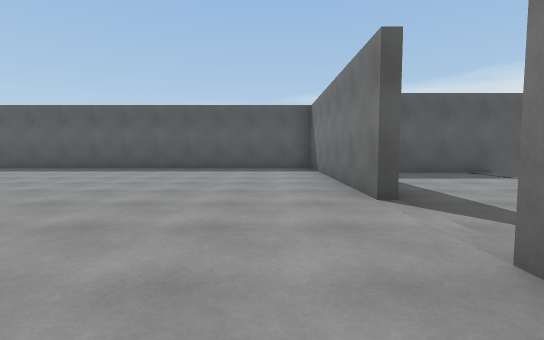
View 1 (above)

16 first-person views from a walk through a scene from a Unity 3-D project. The camera is 1.2 m above the floor, tilts 4° down and sees 85° across. The floor is counted in squares, 2 m on a side. Each view is taken from the middle of a square. On the plan, view 1 faces up. The plan holds only what a view shows up to about 9 squares ahead; the rest is blank. The place goes on beyond the plan. Some animated figures are left out.

View 2
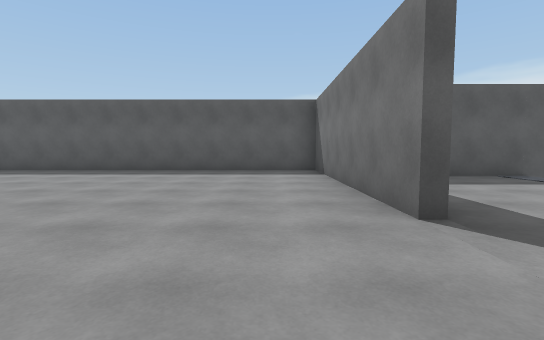

View 3
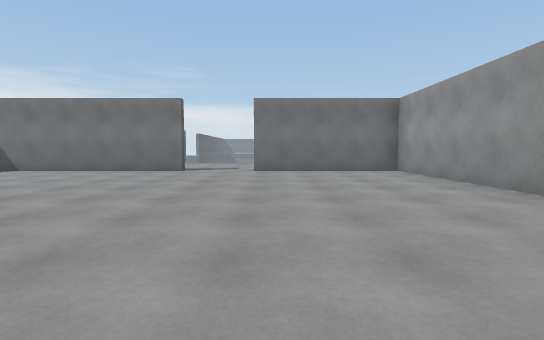

View 4
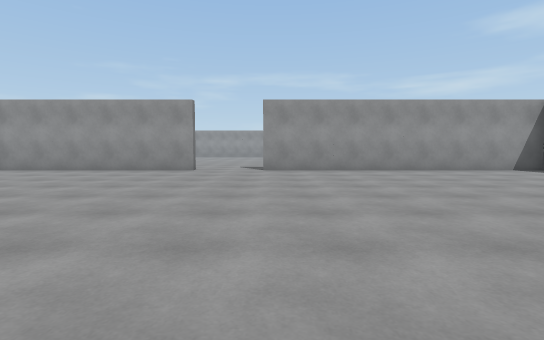

View 5
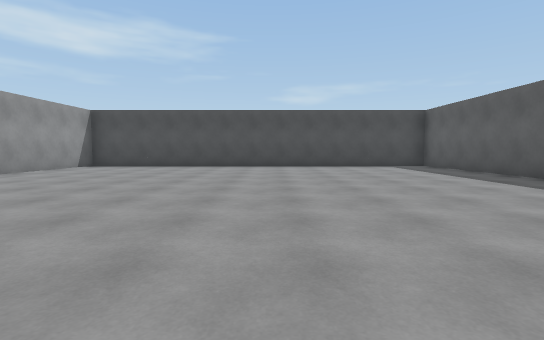

View 6
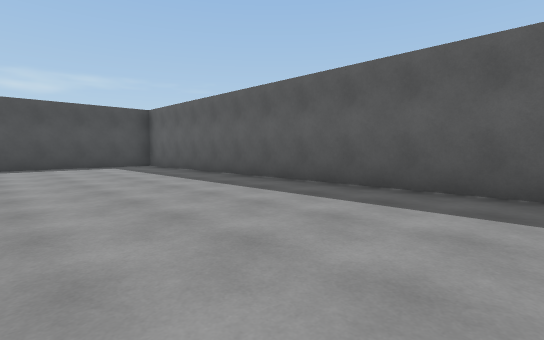

View 7
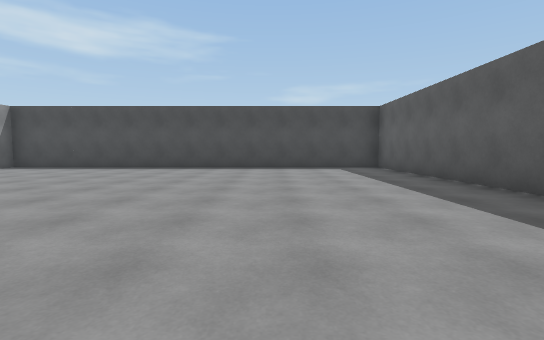

View 8
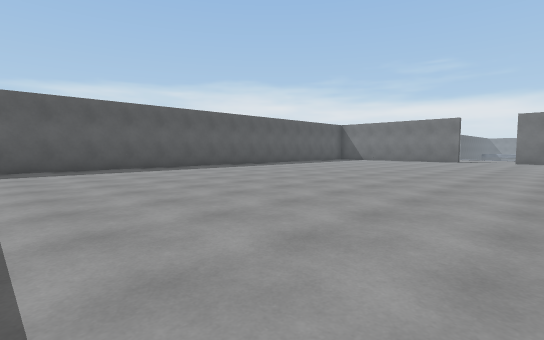

View 9
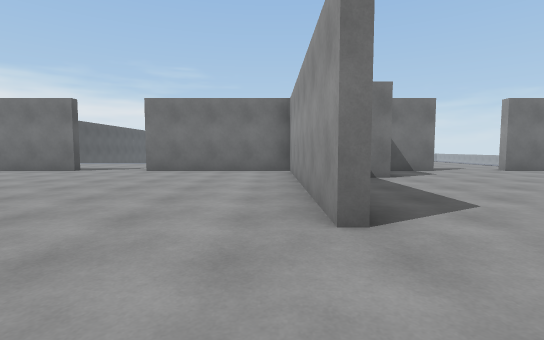

View 10
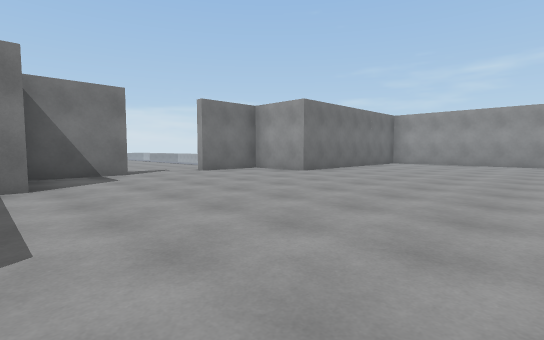

View 11
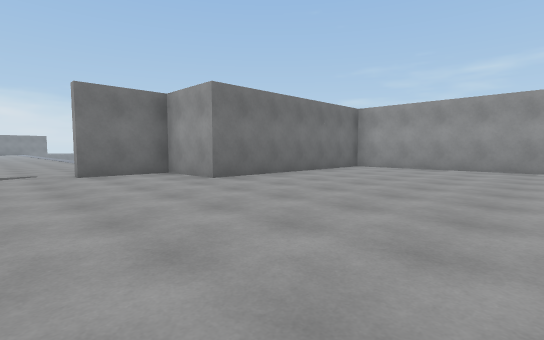

View 12
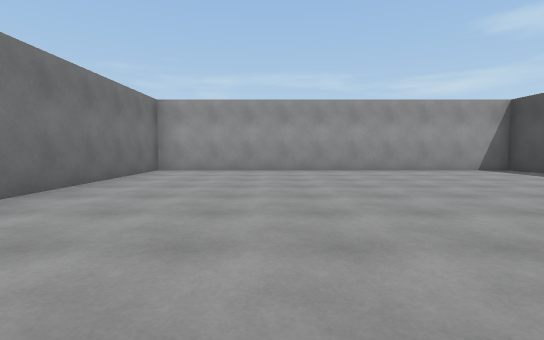

View 13
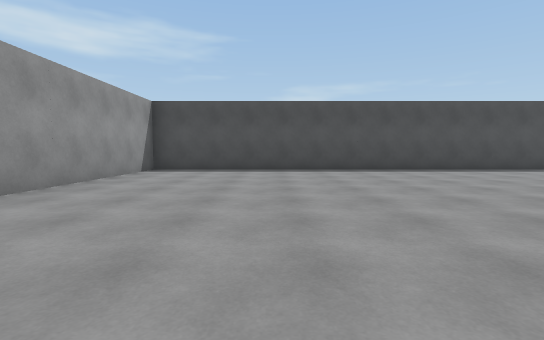

View 14
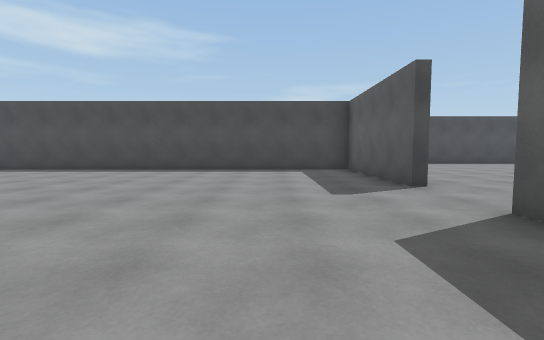

View 15
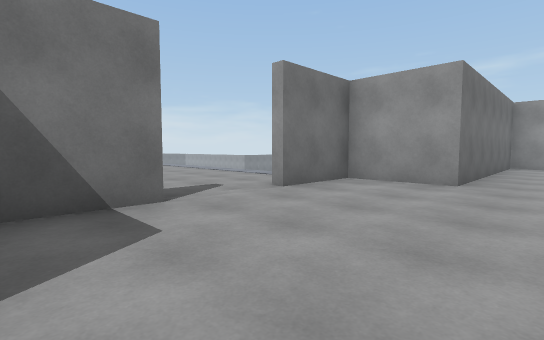

View 16
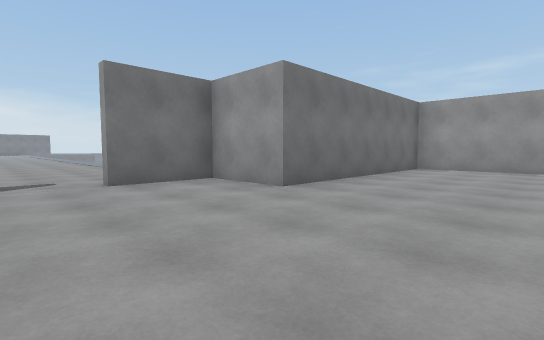

### Floor plan
Points are (right, up) in squares from view 1. A wall is a line through its corners. A room is listed if a view was taken in it or the views show most of it. See-through windows are left out.
Room 1 (views 1, 2, 3, 4, 5, 6, 7, 8, 9)
walls: (-4.9, -2.5) (1.2, -2.5) (1.2, 1.5); (1.2, 3.4) (1.2, 9.5) (-14, 9.5); (-14.5, -2.5) (-6.8, -2.5)
ways out: opening at (-5.5, -3) to room 2; opening at (1, 2.5)
Room 2 (views 10, 11, 12, 13, 14, 15, 16)
walls: (-0.8, -4.6) (-0.8, -4); (1.2, -6.6) (1.2, -4.6); (-6.8, -2.7) (-10.8, -2.7) (-10.8, -16.5) (-0.8, -16.5) (-0.8, -10.5) (1.2, -10.5) (1.2, -8.5)
ways out: opening at (-5.5, -3) to room 1; opening at (1, -7.5)

Where each view was taken, in squares from view 1:
view 1: 0 up, 0 right, facing up
view 2: 1 up, 0 right, facing up
view 3: 1 up, 7 left, facing right
view 4: 6 up, 7 left, facing down
view 5: 4 up, 4 left, facing left
view 6: 5 up, 4 left, facing up-left
view 7: 6 up, 5 left, facing left
view 8: 0 up, 14 left, facing up-right
view 9: 2 down, 7 left, facing right
view 10: 4 down, 6 left, facing down-right
view 11: 7 down, 6 left, facing down-right
view 12: 8 down, 4 left, facing down
view 13: 13 down, 2 left, facing left
view 14: 5 down, 2 left, facing left
view 15: 5 down, 2 left, facing down-right
view 16: 7 down, 4 left, facing down-right
